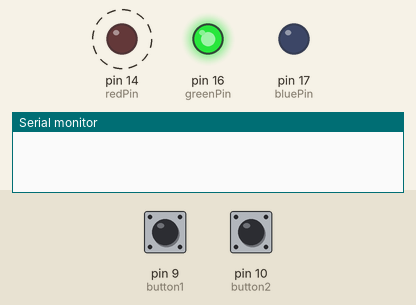
Recording of a sketch running on a simulated Arduino Uno, built with avr-gcc and run on an emulated ATmega328P. Parts: output pins drawn as LEDs (lit = HIGH), the last lines printed to the serial monitor. Dashed ring = blinking. Inputs (shaded band) come from the test bench; at power-on: pin 10 (button2) HIGH, pin 9 (button1) HIGH.

Above: at 1.2 s.
1.3 s: pin 10 (button2) pulled LOW for 0.15 s
At 4.2 s:
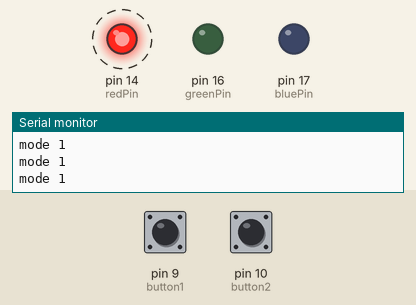
4.4 s: pin 9 (button1) pulled LOW for 0.15 s
At 6.1 s:
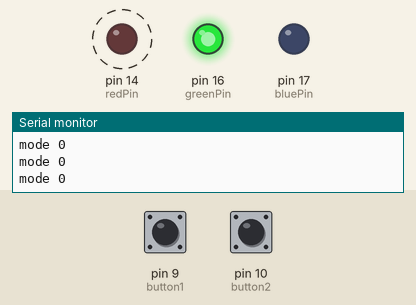
7.5 s: pin 10 (button2) pulled LOW for 1 s
At 8.4 s:
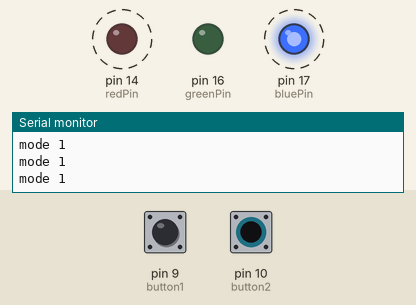
Timing chart, 0 to 17.5 s (numbered marks = the images above; inputs shaded):
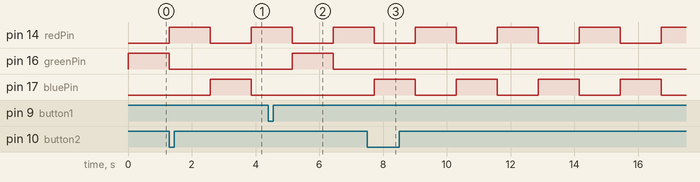

Measured:
- after the input at 1.3 s, pin 16 (greenPin): stays LOW (without the input it goes to HIGH after 1.3 s); pin 17 (bluePin): LOW → HIGH after 1.3 s, → LOW 1.3 s later
- after the input at 4.4 s, pin 16 (greenPin): LOW → HIGH after 0.75 s, → LOW 1.3 s later; pin 17 (bluePin): stays LOW (without the input it goes to HIGH after 0.74 s)
- after the input at 7.5 s, pin 16 (greenPin): stops changing and stays LOW; pin 17 (bluePin): alternates HIGH for 1.3 s and LOW for 1.3 s, starting after 0.22 s
- by itself, pin 14 (redPin): alternates HIGH for 1.3 s and LOW for 1.3 s

The sketch:

tutorial3.ino
```cpp
int redPin =  14;
int greenPin =  16;
int bluePin =  17;
int button1 = 9;
int button2 = 10;

void setup()   {
  Serial.begin(38400);
  pinMode(button1, INPUT);
  pinMode(button2, INPUT_PULLUP);
  pinMode(redPin, OUTPUT);
  pinMode(greenPin, OUTPUT);
  pinMode(bluePin, OUTPUT);
}

int redIntensity = 0;
int mode = 0;

void loop()
{
  // set all 3 pins to the desired intensity
  analogWrite(redPin, redIntensity);
  if (mode == 0) {
    // in mode zero, fade from red to green
    analogWrite(greenPin, 255 - redIntensity);
    analogWrite(bluePin, 0);
  } else {
    // in mode one, fade from red to blue
    analogWrite(greenPin, 0);
    analogWrite(bluePin, 255 - redIntensity);
  }

  if (digitalRead(button1) == LOW) {
    // use mode zero when the first button is pressed
    mode = 0;
    Serial.println("mode 0");
  }
  if (digitalRead(button2) == LOW) {
    // use mode one when the first button is pressed
    mode = 1;
    Serial.println("mode 1");
  }

  // remain at this color, but not for very long
  delay(10);

  // increase the red
  redIntensity = redIntensity + 1;

  // since 255 is the maximum, set it back to 0
  // when it increments beyond 255
  if (redIntensity > 255) {
    redIntensity = 0;
  }
}
```
